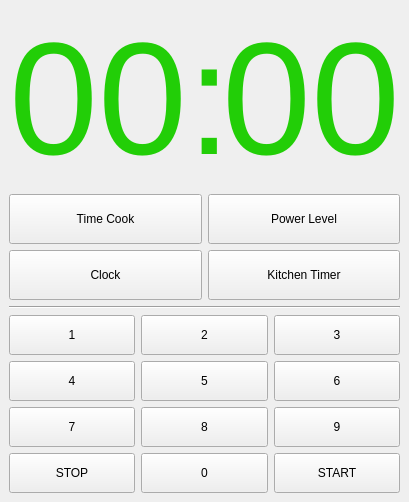
<?xml version="1.0" encoding="UTF-8"?>
<ui version="4.0">
 <class>Microwave</class>
 <widget class="QMainWindow" name="Microwave">
  <property name="geometry">
   <rect>
    <x>0</x>
    <y>0</y>
    <width>378</width>
    <height>482</height>
   </rect>
  </property>
  <property name="windowTitle">
   <string>Microwave</string>
  </property>
  <widget class="QWidget" name="centralwidget">
   <layout class="QVBoxLayout" name="verticalLayout">
    <item>
     <layout class="QHBoxLayout" name="horizontalLayout">
      <property name="spacing">
       <number>0</number>
      </property>
      <item>
       <widget class="QLabel" name="left_tens">
        <property name="font">
         <font>
          <pointsize>120</pointsize>
         </font>
        </property>
        <property name="styleSheet">
         <string notr="true">color: rgb(34, 206, 7);</string>
        </property>
        <property name="text">
         <string>0</string>
        </property>
        <property name="alignment">
         <set>Qt::AlignCenter</set>
        </property>
       </widget>
      </item>
      <item>
       <widget class="QLabel" name="left_ones">
        <property name="font">
         <font>
          <pointsize>120</pointsize>
         </font>
        </property>
        <property name="styleSheet">
         <string notr="true">color: rgb(34, 206, 7);</string>
        </property>
        <property name="text">
         <string>0</string>
        </property>
        <property name="alignment">
         <set>Qt::AlignCenter</set>
        </property>
       </widget>
      </item>
      <item>
       <widget class="QLabel" name="colon">
        <property name="maximumSize">
         <size>
          <width>35</width>
          <height>16777215</height>
         </size>
        </property>
        <property name="font">
         <font>
          <pointsize>120</pointsize>
         </font>
        </property>
        <property name="styleSheet">
         <string notr="true">color: rgb(34, 206, 7);</string>
        </property>
        <property name="text">
         <string>:</string>
        </property>
       </widget>
      </item>
      <item>
       <widget class="QLabel" name="right_tens">
        <property name="font">
         <font>
          <pointsize>120</pointsize>
         </font>
        </property>
        <property name="styleSheet">
         <string notr="true">color: rgb(34, 206, 7);</string>
        </property>
        <property name="text">
         <string>0</string>
        </property>
        <property name="alignment">
         <set>Qt::AlignCenter</set>
        </property>
       </widget>
      </item>
      <item>
       <widget class="QLabel" name="right_ones">
        <property name="font">
         <font>
          <pointsize>120</pointsize>
         </font>
        </property>
        <property name="styleSheet">
         <string notr="true">color: rgb(34, 206, 7);</string>
        </property>
        <property name="text">
         <string>0</string>
        </property>
        <property name="alignment">
         <set>Qt::AlignCenter</set>
        </property>
       </widget>
      </item>
     </layout>
    </item>
    <item>
     <layout class="QGridLayout" name="gridLayout_2">
      <item row="0" column="1">
       <widget class="QPushButton" name="pb_powerLevel">
        <property name="minimumSize">
         <size>
          <width>0</width>
          <height>50</height>
         </size>
        </property>
        <property name="text">
         <string>Power Level</string>
        </property>
       </widget>
      </item>
      <item row="0" column="0">
       <widget class="QPushButton" name="pb_timeCook">
        <property name="minimumSize">
         <size>
          <width>0</width>
          <height>50</height>
         </size>
        </property>
        <property name="text">
         <string>Time Cook</string>
        </property>
       </widget>
      </item>
      <item row="1" column="1">
       <widget class="QPushButton" name="pb_kitchenTimer">
        <property name="minimumSize">
         <size>
          <width>0</width>
          <height>50</height>
         </size>
        </property>
        <property name="text">
         <string>Kitchen Timer</string>
        </property>
       </widget>
      </item>
      <item row="1" column="0">
       <widget class="QPushButton" name="pb_clock">
        <property name="minimumSize">
         <size>
          <width>0</width>
          <height>50</height>
         </size>
        </property>
        <property name="text">
         <string>Clock</string>
        </property>
       </widget>
      </item>
     </layout>
    </item>
    <item>
     <widget class="Line" name="line">
      <property name="orientation">
       <enum>Qt::Horizontal</enum>
      </property>
     </widget>
    </item>
    <item>
     <layout class="QGridLayout" name="gridLayout">
      <item row="0" column="2">
       <widget class="QPushButton" name="pb_3">
        <property name="minimumSize">
         <size>
          <width>0</width>
          <height>40</height>
         </size>
        </property>
        <property name="text">
         <string>3</string>
        </property>
       </widget>
      </item>
      <item row="1" column="0">
       <widget class="QPushButton" name="pb_4">
        <property name="minimumSize">
         <size>
          <width>0</width>
          <height>40</height>
         </size>
        </property>
        <property name="text">
         <string>4</string>
        </property>
       </widget>
      </item>
      <item row="0" column="1">
       <widget class="QPushButton" name="pb_2">
        <property name="minimumSize">
         <size>
          <width>0</width>
          <height>40</height>
         </size>
        </property>
        <property name="text">
         <string>2</string>
        </property>
       </widget>
      </item>
      <item row="2" column="0">
       <widget class="QPushButton" name="pb_7">
        <property name="minimumSize">
         <size>
          <width>0</width>
          <height>40</height>
         </size>
        </property>
        <property name="text">
         <string>7</string>
        </property>
       </widget>
      </item>
      <item row="1" column="1">
       <widget class="QPushButton" name="pb_5">
        <property name="minimumSize">
         <size>
          <width>0</width>
          <height>40</height>
         </size>
        </property>
        <property name="text">
         <string>5</string>
        </property>
       </widget>
      </item>
      <item row="2" column="1">
       <widget class="QPushButton" name="pb_8">
        <property name="minimumSize">
         <size>
          <width>0</width>
          <height>40</height>
         </size>
        </property>
        <property name="text">
         <string>8</string>
        </property>
       </widget>
      </item>
      <item row="2" column="2">
       <widget class="QPushButton" name="pb_9">
        <property name="minimumSize">
         <size>
          <width>0</width>
          <height>40</height>
         </size>
        </property>
        <property name="text">
         <string>9</string>
        </property>
       </widget>
      </item>
      <item row="1" column="2">
       <widget class="QPushButton" name="pb_6">
        <property name="minimumSize">
         <size>
          <width>0</width>
          <height>40</height>
         </size>
        </property>
        <property name="text">
         <string>6</string>
        </property>
       </widget>
      </item>
      <item row="0" column="0">
       <widget class="QPushButton" name="pb_1">
        <property name="minimumSize">
         <size>
          <width>0</width>
          <height>40</height>
         </size>
        </property>
        <property name="text">
         <string>1</string>
        </property>
       </widget>
      </item>
      <item row="3" column="0">
       <widget class="QPushButton" name="pb_stop">
        <property name="minimumSize">
         <size>
          <width>0</width>
          <height>40</height>
         </size>
        </property>
        <property name="text">
         <string>STOP</string>
        </property>
       </widget>
      </item>
      <item row="3" column="1">
       <widget class="QPushButton" name="pb_0">
        <property name="minimumSize">
         <size>
          <width>0</width>
          <height>40</height>
         </size>
        </property>
        <property name="text">
         <string>0</string>
        </property>
       </widget>
      </item>
      <item row="3" column="2">
       <widget class="QPushButton" name="pb_start">
        <property name="minimumSize">
         <size>
          <width>0</width>
          <height>40</height>
         </size>
        </property>
        <property name="text">
         <string>START</string>
        </property>
       </widget>
      </item>
     </layout>
    </item>
   </layout>
  </widget>
 </widget>
 <resources/>
 <connections/>
</ui>
